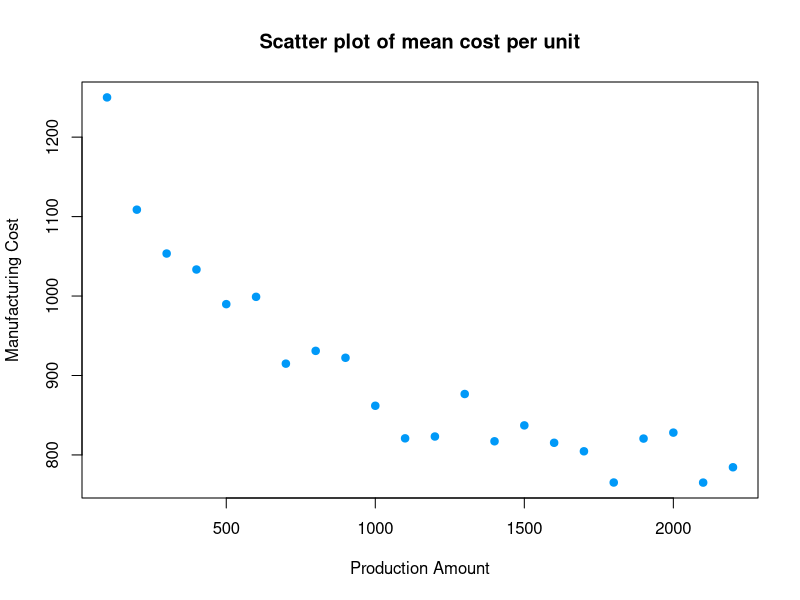
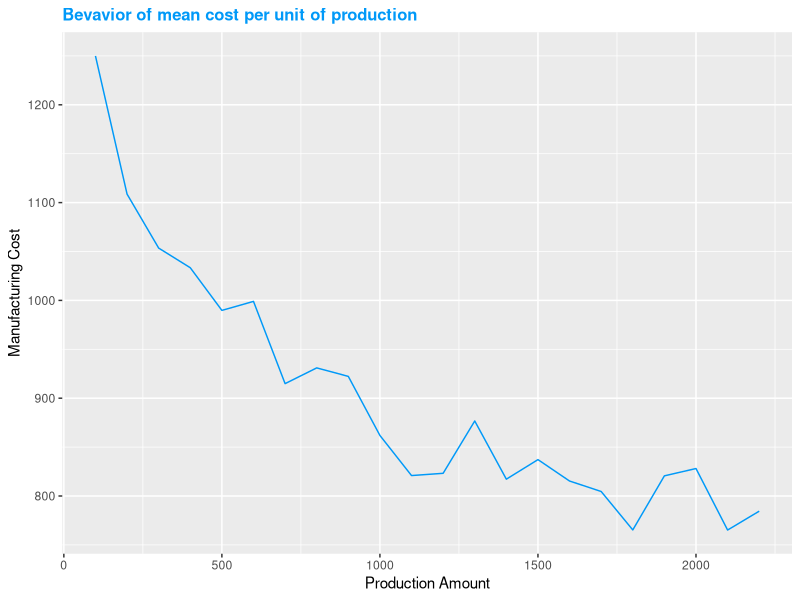
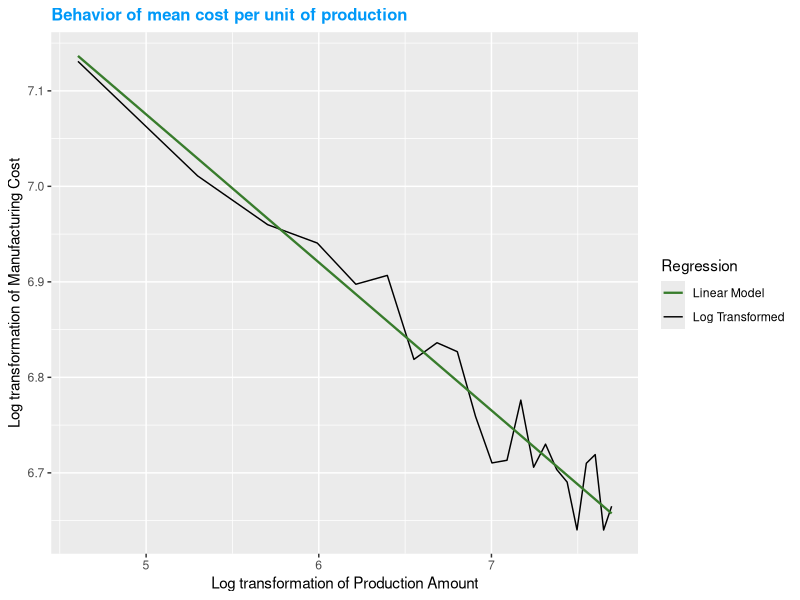
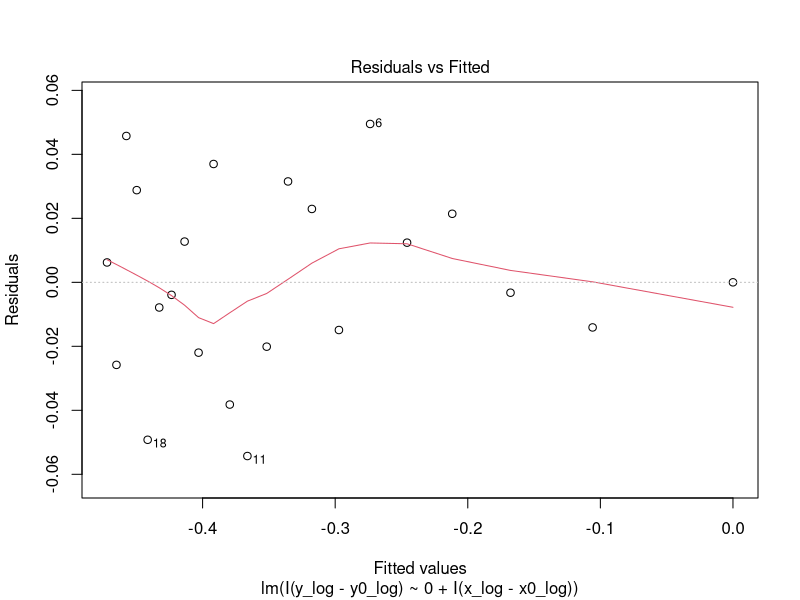
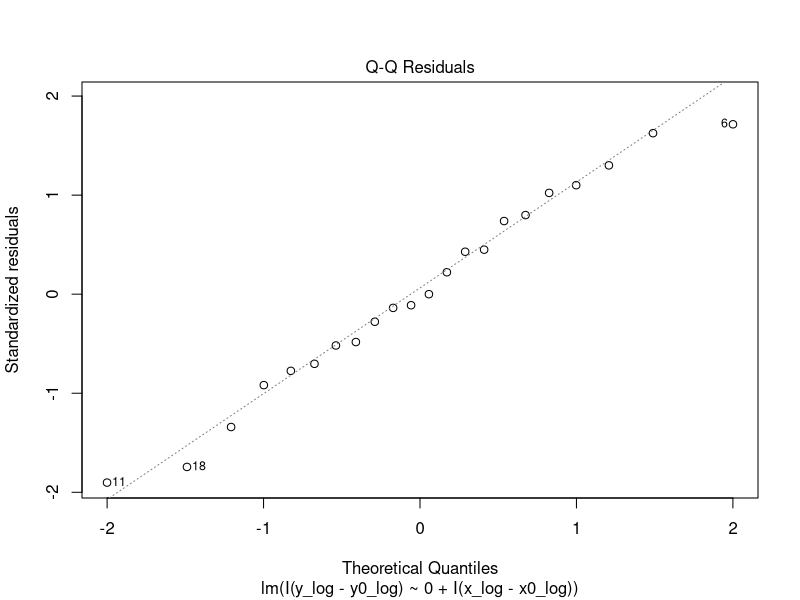
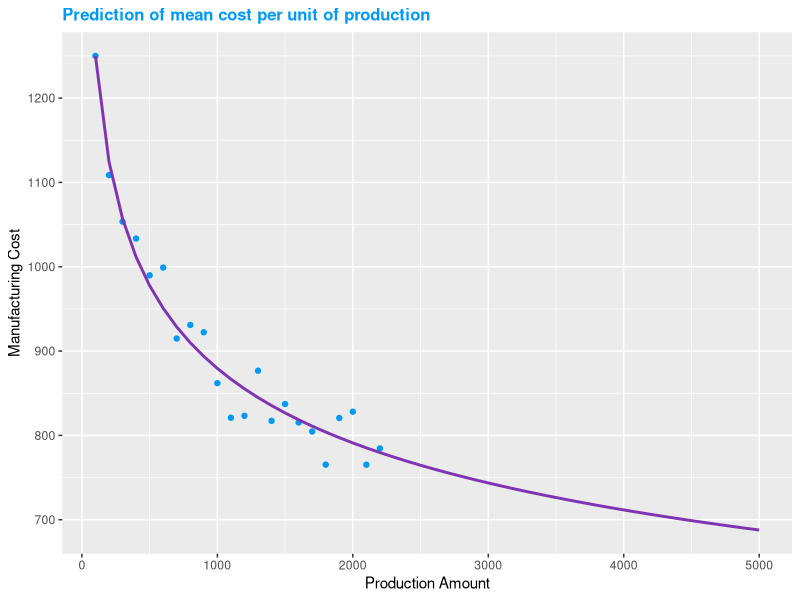
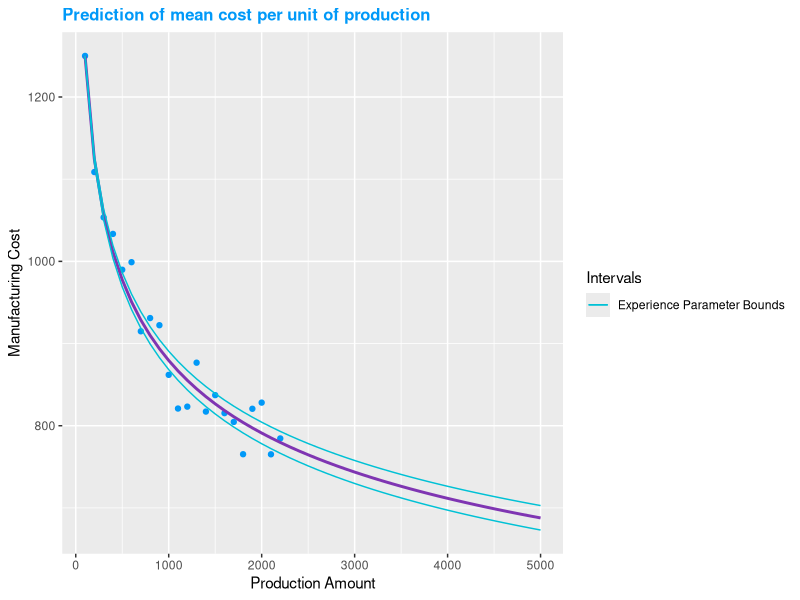
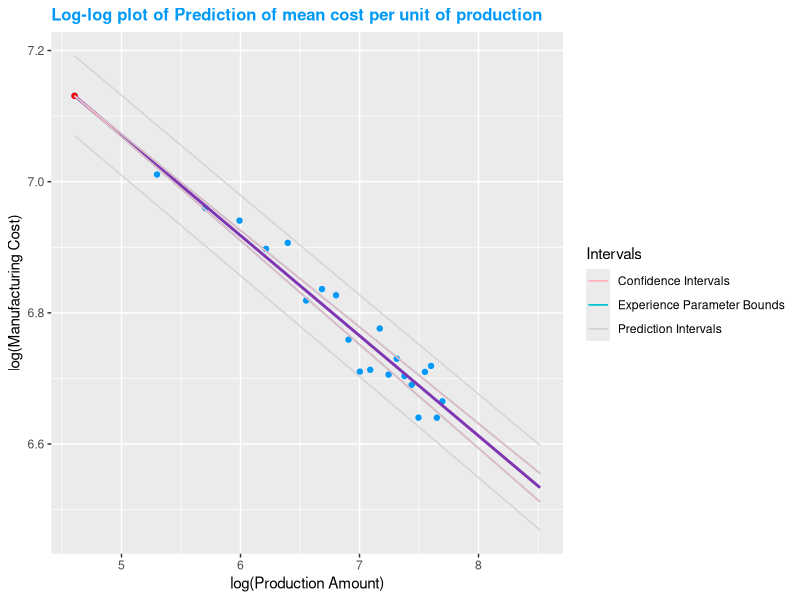

Generate these figures, in order, with R:
## ---- chunk 1
knitr::opts_chunk$set(message = FALSE, warning = FALSE)
## ---- chunk 2
rm(list=ls())
## ---- chunk 3
#import necesary libraries
library(data.table)
library(ggplot2)
library(kableExtra)
library(ggfortify)
## ---- chunk 4
#import data
sol_panels <- fread("Case_Stud_I.csv", sep = ",", header = T)

#display data extract
head(sol_panels) |> 
kbl() |> 
kable_classic_2(full_width = F)

#plot scatter plot of all available data
attach(sol_panels)
plot(number_of_solar_panels, manufacturing_cost, 
     main ="Scatter plot of mean cost per unit", 
     xlab = "Production Amount", 
     ylab = "Manufacturing Cost", 
     pch = 19, 
     col = "#0099F8")
detach(sol_panels)


#show curve with all available data
prod_curve_plot <- ggplot(data = sol_panels, 
                          aes(x= number_of_solar_panels, y = manufacturing_cost)) +
  geom_line(color = "#0099F8")+
  labs(title = "Bevavior of mean cost per unit of production", 
       x= "Production Amount", 
       y = "Manufacturing Cost")+
  theme(plot.title = element_text(color = "#0099F8", size = 12, face = "bold"))

#plot
prod_curve_plot
## ---- chunk 5
#plot the transformed variables
prod_curve_log <- ggplot(data = sol_panels, aes(x= log(number_of_solar_panels), y = log(manufacturing_cost), color = "Log Transformed")) +
  geom_line() +
  labs(title = "Behavior of mean cost per unit of production", 
       x= "Log transformation of Production Amount", 
       y = "Log transformation of Manufacturing Cost")+
  theme(plot.title = element_text(color = "#0099F8", size = 12, face = "bold"))+
  geom_smooth(method = "lm", 
              formula = y ~ x, 
              se = F,
              size = 0.8,
              aes(color = "Linear Model"))+
scale_color_manual(name = "Regression", values = c("Linear Model" = "#387C2C", "Log Transformed" = "black"))
prod_curve_log

## ---- chunk 6
#create a linear model passing througn first point in the data to predict experience curve values 
y_log=log(sol_panels$manufacturing_cost)
x_log=log(sol_panels$number_of_solar_panels)
y0_log = log(sol_panels$manufacturing_cost)[1]
x0_log = log(sol_panels$number_of_solar_panels)[1]

exp_curve_pred = lm(I(y_log-y0_log) ~ 0 + I(x_log-x0_log))
## ---- chunk 7
#check assumptions to see if model fits well
plot(exp_curve_pred, which=c(2,1))
summary(exp_curve_pred)
## ---- chunk 8
# get A from log-log fit intercept
intercept = y0_log - as.numeric(exp_curve_pred$coefficients[1])*(x0_log)

log_A <- intercept
A <- as.numeric(exp(log_A))
paste("A =",A)

#get b from log-log slope
b <- as.numeric(exp_curve_pred$coefficients[1])
paste("b =",b)
## ---- chunk 9
#progress ratio
prog_ratio = 2^b
paste("The progress ratio is:",prog_ratio)

#learning rate
learn_rate = 1-prog_ratio 
paste("The learning rate is:", learn_rate)
## ---- chunk 10
#create table with units up to 5000 cumulative
pred_cost_table <- data.frame("Production_Amount" = seq(100, 5000, 100))

#add column with predicted value
pred_cost_table["Pred_Cost"] <- (pred_cost_table$Production_Amount^b)*A
## ---- chunk 11

#create a plot to see real data vs prediction
pred_cost_plot <- ggplot() +
  geom_point(data = sol_panels,
             aes(x= number_of_solar_panels,
                 y = manufacturing_cost),
             color = "#0099F8") +
  geom_line(data = pred_cost_table,
            aes(x= Production_Amount,
                y = Pred_Cost),
            color = "#7F35B2",
            size = 1)+
  labs(title = "Prediction of mean cost per unit of production", 
       x= "Production Amount", 
       y = "Manufacturing Cost")+
  theme(plot.title = element_text(color = "#0099F8", size = 12, face = "bold"))
  
pred_cost_plot

## ---- chunk 12
#show last 4 periods
pred_cost_table[47:50,]
## ---- chunk 13
mean_cost <- mean(pred_cost_table[47:50, "Pred_Cost"])
paste("mean cost= ",mean_cost)
## ---- chunk 14
#calculate confidence intervals
CI = confint(exp_curve_pred)

b_upper = CI[1,2]
b_lower = CI[1,1]

#we want all cureves to go through first point so A_lower*x0^b_lower=A*x0^b so:

#non transformed data first point:
x0 = exp(x0_log)
y0 = exp(y0_log)

A_upper = A*x0^(b-b_upper)
A_lower = A*x0^(b-b_lower)

#add individual CI per prod level
pred_cost_table["Upper_Bound"] <- A_upper*((pred_cost_table$Production_Amount)^b_upper)
pred_cost_table["Lower_Bound"] <- A_lower*((pred_cost_table$Production_Amount)^b_lower)
head(pred_cost_table,5)

#plot CI regressions in same graph
pred_cost_plot_CI <-
  pred_cost_plot +
  geom_line(data = pred_cost_table,
            aes(x= Production_Amount, y = Upper_Bound, color = "Experience Parameter Bounds"))+
  geom_line(data = pred_cost_table,
            aes(x= Production_Amount, y = Lower_Bound, color = "Experience Parameter Bounds"))+
  scale_color_manual(name = "Intervals",
                     values = c("Experience Parameter Bounds" = "#00C1D5"))
pred_cost_plot_CI
## ---- chunk 15
#create summary of average values for last 400 units
avg_values <- data.frame("Avg Lower Bound" = round(mean(pred_cost_table[47:50,4]),2),
                        "Avg Production" = round(mean(pred_cost_table[47:50,2]),2),
                        "Avg Upper Bound" = round(mean(pred_cost_table[47:50,3]),2))

#display data extract
avg_values |> 
kbl() |> 
kable_classic_2(full_width = F)
## ---- chunk 16
# Predict confidence interval (and prediction interval)

newx = seq(100,5000,by = 100)

pred_int_pred <- predict(exp_curve_pred, newdata=data.frame(x_log=log(newx)), interval="prediction",
                         level = 0.95)
conf_int_pred <- predict(exp_curve_pred, newdata=data.frame(x_log=log(newx)), interval="confidence",
                         level = 0.95)

# summary(exp_curve_pred)
# summary(conf_int_pred)
head(conf_int_pred,5)
## ---- chunk 17
# 1. log transformed data plot
ggplot() +
  geom_point(data=sol_panels,
             aes(x= log(number_of_solar_panels),
                 y = log(manufacturing_cost)),
             color = "#0099F8") +
  geom_line(data=conf_int_pred,
            aes(x=log(newx),y=fit + y0_log),color="#7F35B2", 
            size = 1)+
  geom_point(aes(x0_log,y0_log), color="red") +
  #upper Experience parameter bound
  geom_line(data = pred_cost_table,
            aes(x= log(Production_Amount), y = log(Upper_Bound), color = "Experience Parameter Bounds"))+
  #lower Experience parameter bound
  geom_line(data = pred_cost_table,
            aes(x= log(Production_Amount), y = log(Lower_Bound), color = "Experience Parameter Bounds"))+
  #lower confidence interval
  geom_line(
            aes(x= log(newx),
                y = conf_int_pred[,2] + y0_log, color = "Confidence Intervals")) +
  #upper confidence interval
  geom_line(
            aes(x= log(newx),
                y = conf_int_pred[,3] + y0_log, color = "Confidence Intervals")) +
  #lower pred interval
  geom_line(
            aes(x= log(newx),
                y = pred_int_pred[,2] + y0_log, color = "Prediction Intervals")) +
  #upper pred interval
  geom_line(
            aes(x= log(newx),
                y = pred_int_pred[,3] + y0_log, color = "Prediction Intervals")) +
  labs(title = "Log-log plot of Prediction of mean cost per unit of production",
       x= "log(Production Amount)",
       y = "log(Manufacturing Cost)")+
  theme(plot.title = element_text(color = "#0099F8", size = 12, face = "bold")) +
  scale_color_manual(name = "Intervals", 
                     values = c("Experience Parameter Bounds" = "#00C1D5", "Confidence Intervals" = "lightpink", "Prediction Intervals"="lightgrey"))
## ---- chunk 18
# non transformed data plot

ggplot() +
  geom_point(data=sol_panels,
             aes(x= number_of_solar_panels,
                 y = manufacturing_cost),
             color = "#0099F8") +
  geom_line(data=conf_int_pred,
            aes(x=newx,y=exp(fit+y0_log)),color="#7F35B2", 
            size = 1)+
  geom_point(aes(x0,y0), color="red") +
  #upper Experience parameter bound
  geom_line(data = pred_cost_table,
            aes(x= Production_Amount, y = Upper_Bound, color = "Experience Parameter Bounds"))+
  #lower Experience parameter bound
  geom_line(data = pred_cost_table,
            aes(x= Production_Amount, y = Lower_Bound, color = "Experience Parameter Bounds"))+
  #lower confidence interval
  geom_line(
            aes(x= newx,
                y = exp(conf_int_pred[,2]+y0_log), color = "Confidence Intervals")) +
  #upper confidence interval
  geom_line(
            aes(x= newx,
                y = exp(conf_int_pred[,3]+y0_log), color = "Confidence Intervals")) +
  #lower pred interval
  geom_line(
            aes(x= newx,
                y = exp(pred_int_pred[,2]+y0_log), color = "Prediction Intervals")) +
  #upper pred interval
  geom_line(
            aes(x= newx,
                y = exp(pred_int_pred[,3]+y0_log), color = "Prediction Intervals")) +
  labs(title = "Plot of Prediction of mean cost per unit of production",
       x= "log(Production Amount)",
       y = "log(Manufacturing Cost)")+
  theme(plot.title = element_text(color = "#0099F8", size = 12, face = "bold")) +
  scale_color_manual(name = "Intervals", 
                     values = c("Experience Parameter Bounds" = "#00C1D5", "Confidence Intervals" = "lightpink", "Prediction Intervals"="lightgrey"))
## ---- chunk 19
#create summary of average values for last 400 units using confidence interval
avg_values <- data.frame("Interval type" = c("Experience Parameter Bounds","Confidence Interval",
                                             "Prediction Interval"),
                        "Avg Lower Bound" = c(round(mean(pred_cost_table[47:50,4]),2),
                                              round(mean(exp(conf_int_pred[47:50,2]+y0_log),2)),
                                              round(mean(exp(pred_int_pred[47:50,2]+y0_log),2))),
                        "Avg Production" = c(round(mean(pred_cost_table[47:50,2]),2),
                                             round(mean(exp(conf_int_pred[47:50,1]+y0_log),2)),
                                             round(mean(exp(pred_int_pred[47:50,1]+y0_log),2))),
                        "Avg Upper Bound" = c(round(mean(pred_cost_table[47:50,3]),2),
                                              round(mean(exp(conf_int_pred[47:50,3]+y0_log),2)),
                                              round(mean(exp(pred_int_pred[47:50,3]+y0_log),2))))


#display data extract
avg_values |> 
kbl() |> 
kable_classic_2(full_width = F)
